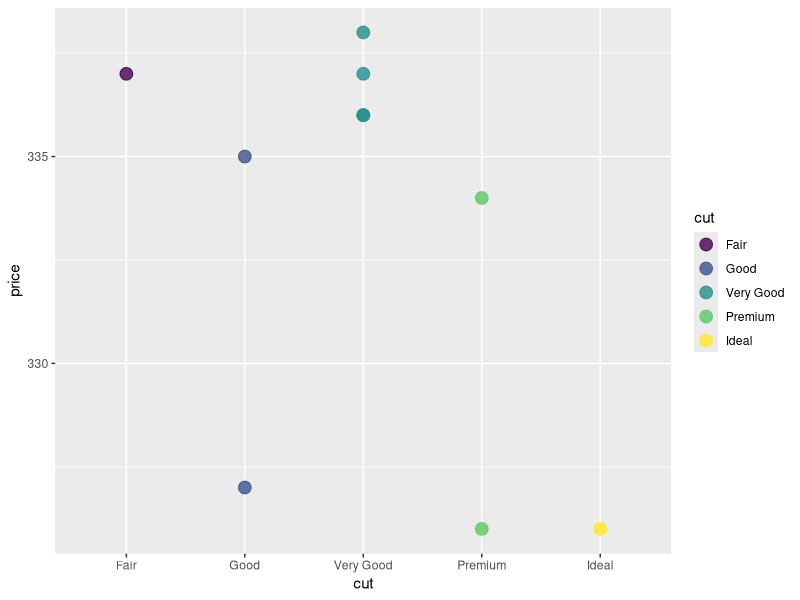
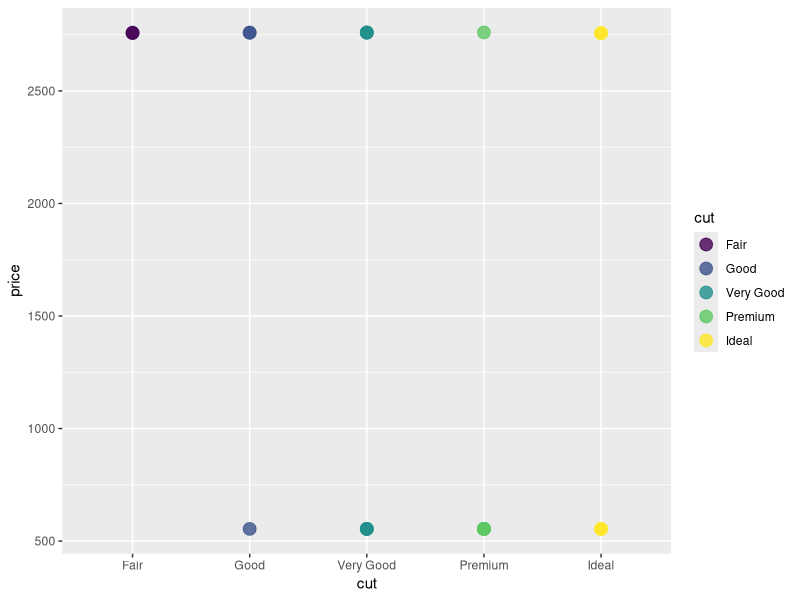
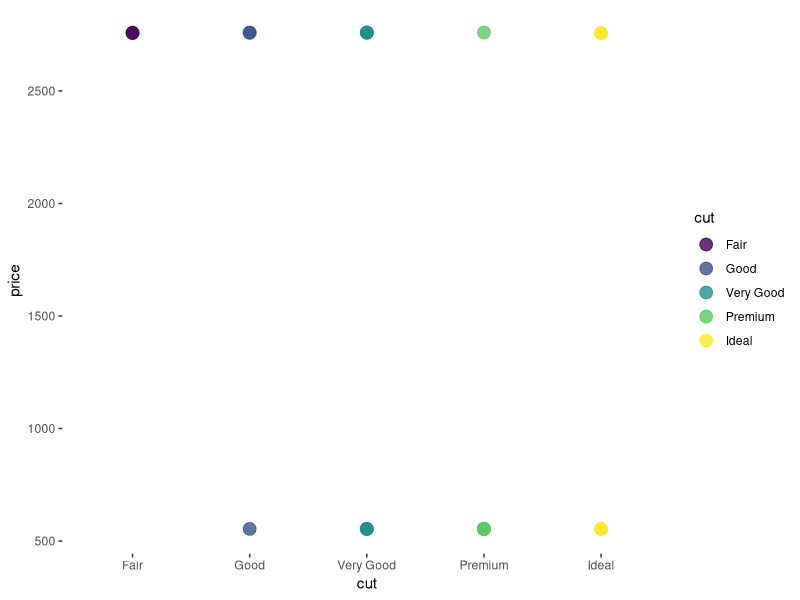
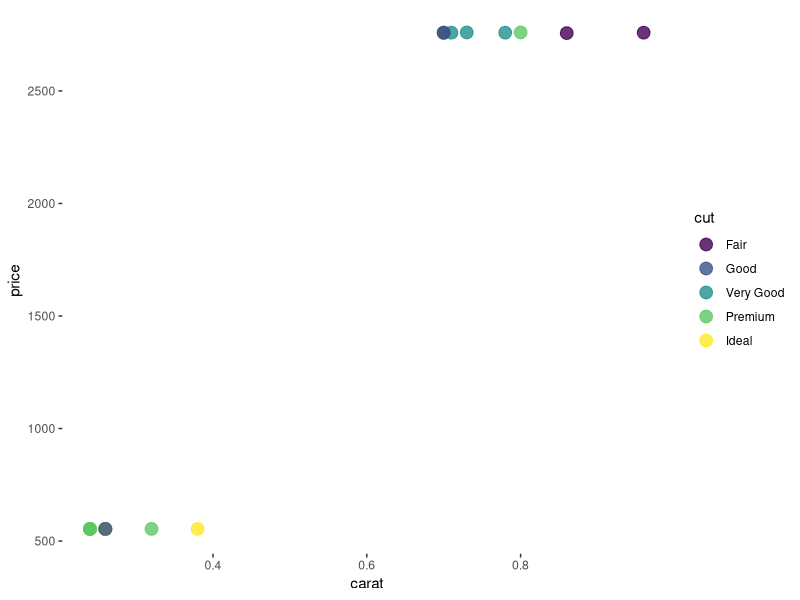
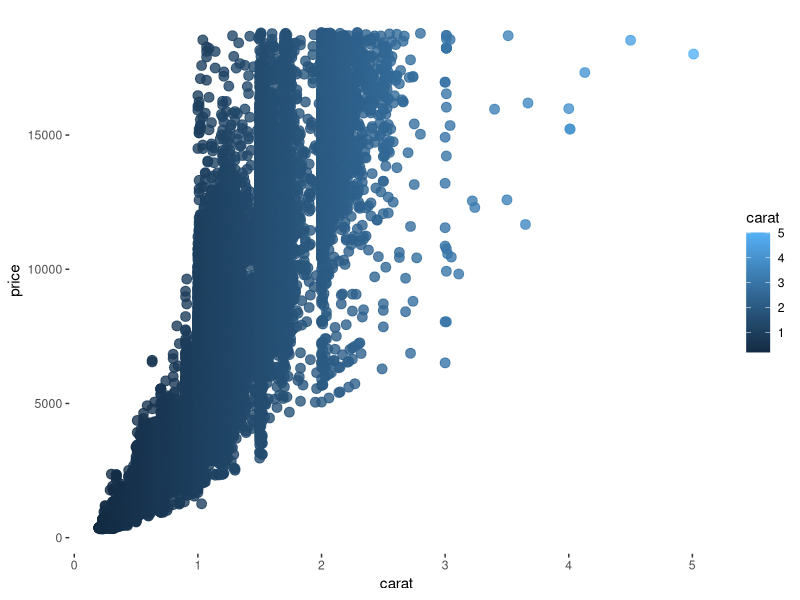

The R script that drew these images, in order:
## ---- chunk 1

#To read some pieces of code that other people have already written, we can borrow those codebooks from the R library. 

#Here, we borrow some instructions for making plots, which also includes the sample dataset called 'diamonds', by calling up the code using the 'library' function:  
library(ggplot2)

#This is like checking out a codebook from the library - you get to keep it at hand as long as you're working in this space.

#The 'head' command in bash has the same name in R, but it is a function too: 
head(diamonds)

#To change the number of rows displayed, it looks like this: 
head(diamonds, n=10)

#We also talked about how the function nrow() works just like the bash command (word count) that tells us how many lines are in a file: wc -l
nrow(diamonds)
## ---- chunk 2

#This is an example of some student code where they were looking for all the "Good" diamonds: pretty close! 
diamonds[grep("Good",diamonds)]

#Putting results in a variable is good practice if we want to us them later. 

# Use the '<-' combined symbol to "stuff" your code result from the right side into the variable on the left side. You can name the variable whatever you want! We named it 'stud' here: 
stud <- diamonds[grep("Good",diamonds)]

#Let us make a few modifications. 
#First, let's specify that we are looking in rows with a comma after the grep command
#Then let's grep for the pattern in the "cut" column only. 

#To use column information inside the function, we can use SYNTAX like this:
#diamonds$cut. That calls the column "by its name". 

stud2 <- diamonds[grep("Good",diamonds$cut),]
head(stud2)

#Here is a student example of "subsetting" a dataset. 
#This can be a good idea to figure out how the commands work by using smaller datasets.
diamonds[1:10, c("cut","price")] -> dia
dia

#The student code works, but the more typical way to write this is in R is to put the variable name first and the instructions second: 

dia2 <- diamonds[1:10, c("cut", "price")]
head(dia2)


#Much like the 'MATCH' function in excel, the grep function in R returns the index of the matches. 
#Consider this grep function, which searches for the word 'Premium' in the dataframe 'dia2'. Where does it say the matches are? 
matches <- grep("Premium", dia2$cut)
matches

#You should see all of the row numbers returned. So how do we get the information in the rows returned, instead of just which rows have a match? 

#We might try to just use the returned indexes to grab rows: 
dia2[matches,]

#That works! 

#You could also try using the combine function we saw earlier, because we got more than one row number back: 
dia2[c(matches),]

#That works too!

#Finally, let's see if we can stuff the function inside the dataframe to select the right rows, alll in one line of code: 
dia2[grep("Premium", dia2$cut), ]

#I hope you can see that there are LOTS of ways to do things 'right', not just LOTS of ways to get it a little wrong. 

#Another version of grep that students have tried is 'grepl', which returns something called a boolean. 

#Booleans are either 'TRUE' or 'FALSE' for each of the data items surveyed. 

#This could be useful, let's save that list of values in a variable and try some of the same steps as above. 

stud3 <- grepl("Premium", dia2$cut)
stud3
dia2[stud3,]

#Ah! Both booleans from grepl and indexes from grep work!

#Now, I told you the fun part was plotting. How do we? Try this code: 

ggplot(data = dia, aes(x = cut, y = price, color = cut)) +
  geom_point(alpha = 0.8, size =4)

#You'll notice we need to call out plotting function ggplot(). 

#The function needs a dataset (dia), and the variables to use get packaged into the 'aes()' function (aes = aesthetics; how modern!).

#The handy part of ggplot is that we can add-on instructions with extra functions using the '+' sign - kinda like buying upgrades, but free! 

#Here, we add-on upgrades to our datapoints using the function 'geom_point()' and give it a new color opacity using 'alpha' and a new point size using 'size'. Try to change some values and see what happens!  

#For the TASKS, I've created a subset of diamonds called diatask with this command: 

diatask <- diamonds[80:100, c(2,7)]
#print(diatask, n = 20) 

## ---- chunk 3
head(diatask)
#Key variables include cut and price
## ---- chunk 4
head(diatask, n = nrow(diatask))
## ---- chunk 5
diatask[diatask$price < 750, ]
## ---- chunk 6
#sparkles should have 10 rows, 4 ideal and 6 premium
sparkles <- rbind(
  diatask[grep("Premium", diatask$cut), ],
  diatask[grep("Ideal", diatask$cut), ]
)
sparkles
## ---- chunk 7
ggplot(data = diatask, aes(x = cut, y = price, color = cut)) +
  geom_point(alpha = 0.8, size =4)
## ---- chunk 8
ggplot(data = diatask, aes(x = cut, y = price, color = cut)) +
  geom_point(alpha = 0.8, size =4) + theme(panel.background = element_blank())
## ---- chunk 9
diasize <- diamonds[80:100, c(2, 7, 1)]
## ---- chunk 10
ggplot(data = diasize, aes(x = carat, y = price, color = cut)) +
  geom_point(alpha = 0.8, size =4) + theme(panel.background = element_blank())
## ---- chunk 11
##The plots are insufficient because the datasets are very small. Might as well use the whole thing. 
## ---- chunk 12
ggplot(data = diamonds, aes(x = carat, y = price, color = carat)) +
  geom_point(alpha = 0.8, size =3) + theme(panel.background = element_blank())
#This plot shows that generally speaking, price increases with carat. 
